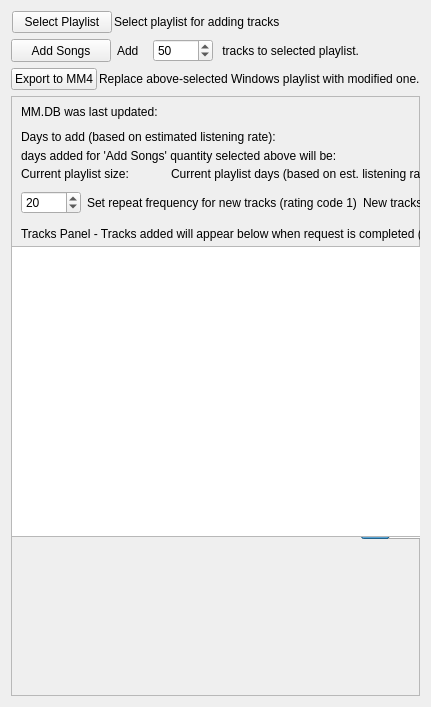
      <widget class="QWidget" name="playlistTab">
       <property name="enabled">
        <bool>true</bool>
       </property>
       <property name="focusPolicy">
        <enum>Qt::TabFocus</enum>
       </property>
       <attribute name="title">
        <string>&amp;Playlist</string>
       </attribute>
       <layout class="QVBoxLayout" name="verticalLayout_2">
        <property name="sizeConstraint">
         <enum>QLayout::SetDefaultConstraint</enum>
        </property>
        <item>
         <layout class="QHBoxLayout" name="selectplaylistLayout">
          <property name="spacing">
           <number>2</number>
          </property>
          <property name="sizeConstraint">
           <enum>QLayout::SetMinAndMaxSize</enum>
          </property>
          <property name="leftMargin">
           <number>1</number>
          </property>
          <item>
           <widget class="QPushButton" name="getplaylistButton">
            <property name="maximumSize">
             <size>
              <width>100</width>
              <height>50</height>
             </size>
            </property>
            <property name="text">
             <string>Select Playlist</string>
            </property>
           </widget>
          </item>
          <item>
           <widget class="QLabel" name="setgetplaylistLabel">
            <property name="text">
             <string>Select playlist for adding tracks</string>
            </property>
           </widget>
          </item>
         </layout>
        </item>
        <item>
         <layout class="QHBoxLayout" name="horizontalLayout1">
          <property name="sizeConstraint">
           <enum>QLayout::SetNoConstraint</enum>
          </property>
          <item>
           <widget class="QPushButton" name="addsongsButton">
            <property name="maximumSize">
             <size>
              <width>100</width>
              <height>50</height>
             </size>
            </property>
            <property name="text">
             <string>Add Songs</string>
            </property>
           </widget>
          </item>
          <item>
           <widget class="QLabel" name="label_2">
            <property name="maximumSize">
             <size>
              <width>30</width>
              <height>16777215</height>
             </size>
            </property>
            <property name="text">
             <string>Add</string>
            </property>
           </widget>
          </item>
          <item>
           <widget class="QSpinBox" name="addtrksspinBox">
            <property name="maximumSize">
             <size>
              <width>60</width>
              <height>16777215</height>
             </size>
            </property>
            <property name="maximum">
             <number>500</number>
            </property>
            <property name="singleStep">
             <number>10</number>
            </property>
            <property name="value">
             <number>50</number>
            </property>
           </widget>
          </item>
          <item>
           <widget class="QLabel" name="addsongsLabel">
            <property name="sizePolicy">
             <sizepolicy hsizetype="Preferred" vsizetype="Preferred">
              <horstretch>0</horstretch>
              <verstretch>0</verstretch>
             </sizepolicy>
            </property>
            <property name="text">
             <string> tracks to selected playlist. </string>
            </property>
            <property name="wordWrap">
             <bool>true</bool>
            </property>
           </widget>
          </item>
         </layout>
        </item>
        <item>
         <layout class="QHBoxLayout" name="exportplaylistLayout">
          <property name="spacing">
           <number>2</number>
          </property>
          <property name="sizeConstraint">
           <enum>QLayout::SetNoConstraint</enum>
          </property>
          <item>
           <widget class="QPushButton" name="exportplaylistButton">
            <property name="maximumSize">
             <size>
              <width>100</width>
              <height>50</height>
             </size>
            </property>
            <property name="text">
             <string>Export to MM4</string>
            </property>
           </widget>
          </item>
          <item>
           <widget class="QLabel" name="exportplaylistlabel">
            <property name="text">
             <string>Replace above-selected Windows playlist with modified one.</string>
            </property>
           </widget>
          </item>
         </layout>
        </item>
        <item alignment="Qt::AlignTop">
         <widget class="QFrame" name="dbUpdateStatus">
          <property name="minimumSize">
           <size>
            <width>0</width>
            <height>600</height>
           </size>
          </property>
          <property name="maximumSize">
           <size>
            <width>16777215</width>
            <height>200</height>
           </size>
          </property>
          <property name="frameShape">
           <enum>QFrame::StyledPanel</enum>
          </property>
          <property name="frameShadow">
           <enum>QFrame::Raised</enum>
          </property>
          <widget class="QLabel" name="updatestatusLabel">
           <property name="geometry">
            <rect>
             <x>10</x>
             <y>0</y>
             <width>321</width>
             <height>31</height>
            </rect>
           </property>
           <property name="toolTip">
            <string>If the library date is equal to or newer than the MM.DB date, the library is not refreshed. ArchSimian automatically detects a new MM.DB backup and will automatically refresh the library.</string>
           </property>
           <property name="text">
            <string>MM.DB was last updated: </string>
           </property>
           <property name="wordWrap">
            <bool>true</bool>
           </property>
          </widget>
          <widget class="QLabel" name="daystoaddLabel">
           <property name="geometry">
            <rect>
             <x>10</x>
             <y>30</y>
             <width>441</width>
             <height>21</height>
            </rect>
           </property>
           <property name="toolTip">
            <string>ArchSimian determines your listening rate based on you MediaMonkey play history, then calculates the number of days that will be added based on the number of tracks selected from the 'Add Songs' quantity above.</string>
           </property>
           <property name="text">
            <string>Days to add (based on estimated listening rate): </string>
           </property>
           <property name="wordWrap">
            <bool>true</bool>
           </property>
          </widget>
          <widget class="QLabel" name="daystracksLabel">
           <property name="geometry">
            <rect>
             <x>10</x>
             <y>50</y>
             <width>351</width>
             <height>20</height>
            </rect>
           </property>
           <property name="maximumSize">
            <size>
             <width>167777</width>
             <height>16777215</height>
            </size>
           </property>
           <property name="text">
            <string>days added for 'Add Songs' quantity selected above will be:</string>
           </property>
          </widget>
          <widget class="QLabel" name="currentplsizeLabel">
           <property name="geometry">
            <rect>
             <x>10</x>
             <y>70</y>
             <width>141</width>
             <height>16</height>
            </rect>
           </property>
           <property name="text">
            <string>Current playlist size:</string>
           </property>
          </widget>
          <widget class="QProgressBar" name="progressBarPL">
           <property name="geometry">
            <rect>
             <x>350</x>
             <y>420</y>
             <width>118</width>
             <height>23</height>
            </rect>
           </property>
           <property name="value">
            <number>24</number>
           </property>
          </widget>
          <widget class="QLabel" name="playlistdaysLabel">
           <property name="geometry">
            <rect>
             <x>160</x>
             <y>70</y>
             <width>301</width>
             <height>16</height>
            </rect>
           </property>
           <property name="text">
            <string>Current playlist days (based on est. listening rate): </string>
           </property>
          </widget>
          <widget class="QWidget" name="layoutWidget1">
           <property name="geometry">
            <rect>
             <x>10</x>
             <y>90</y>
             <width>474</width>
             <height>34</height>
            </rect>
           </property>
           <layout class="QHBoxLayout" name="horizontalLayout_3">
            <item>
             <widget class="QSpinBox" name="repeatFreq1SpinBox">
              <property name="maximumSize">
               <size>
                <width>60</width>
                <height>16777215</height>
               </size>
              </property>
              <property name="toolTip">
               <string>Sets the frequency at which new tracks appear in the playlist. Feature enabled in the settings tab.</string>
              </property>
              <property name="maximum">
               <number>500</number>
              </property>
              <property name="value">
               <number>20</number>
              </property>
             </widget>
            </item>
            <item>
             <widget class="QLabel" name="repeatfreqtxtLabel">
              <property name="text">
               <string>Set repeat frequency for new tracks (rating code 1)</string>
              </property>
             </widget>
            </item>
            <item>
             <widget class="QLabel" name="newtracksqtyLabel">
              <property name="text">
               <string>New tracks qty:</string>
              </property>
             </widget>
            </item>
           </layout>
          </widget>
          <widget class="QTextBrowser" name="songsaddtextBrowser">
           <property name="geometry">
            <rect>
             <x>0</x>
             <y>150</y>
             <width>471</width>
             <height>291</height>
            </rect>
           </property>
          </widget>
          <widget class="QLabel" name="label">
           <property name="geometry">
            <rect>
             <x>10</x>
             <y>130</y>
             <width>461</width>
             <height>16</height>
            </rect>
           </property>
           <property name="toolTip">
            <string>The more tracks added the longer it takes to add tracks. When all tracks have been added, all tracks will appear in the panel below. Please be patient.</string>
           </property>
           <property name="text">
            <string>Tracks Panel - Tracks added will appear below when request is completed (takes time)</string>
           </property>
          </widget>
         </widget>
        </item>
       </layout>
      </widget>
